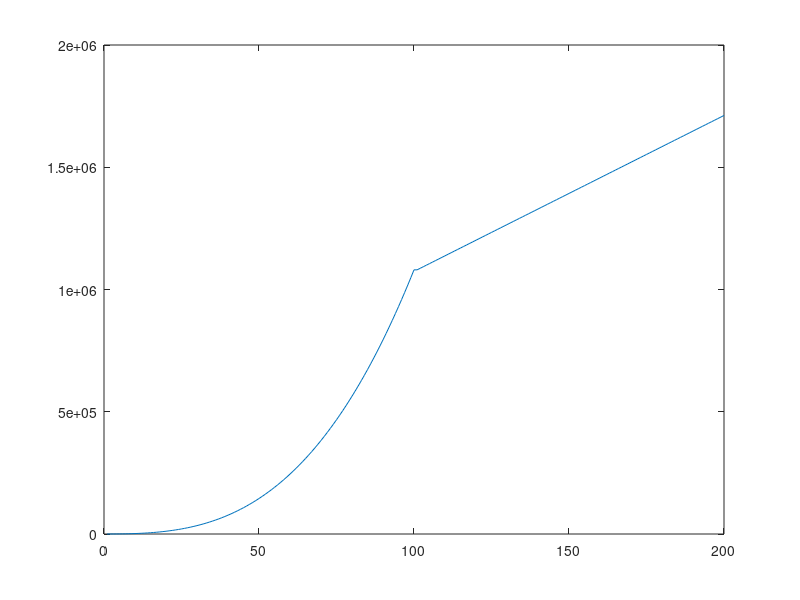

The MATLAB source for this figure:
p=randi([1,10],4,1)
y1=polyval(p,1:100);
k=rand(1)*10000
y2=k*(0:99)+y1(end);
y=[y1,y2];
plot(y)
k=(y2-y1(end))/(0:99)
T=[(1:100).^3;
   (1:100).^2;
   (1:100).^1;
   ones(1,100)];
p=(y1/T)'
pp=polyfit(1:4, y1(1:4), 3)